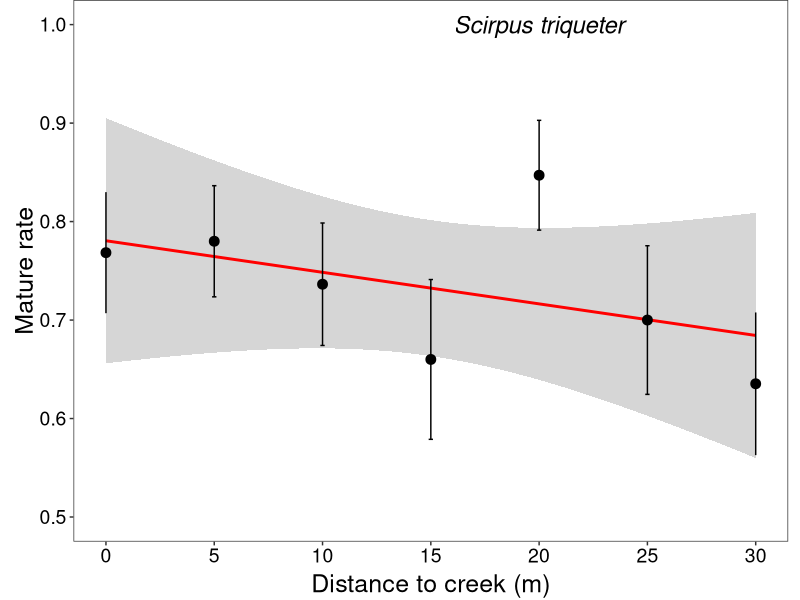
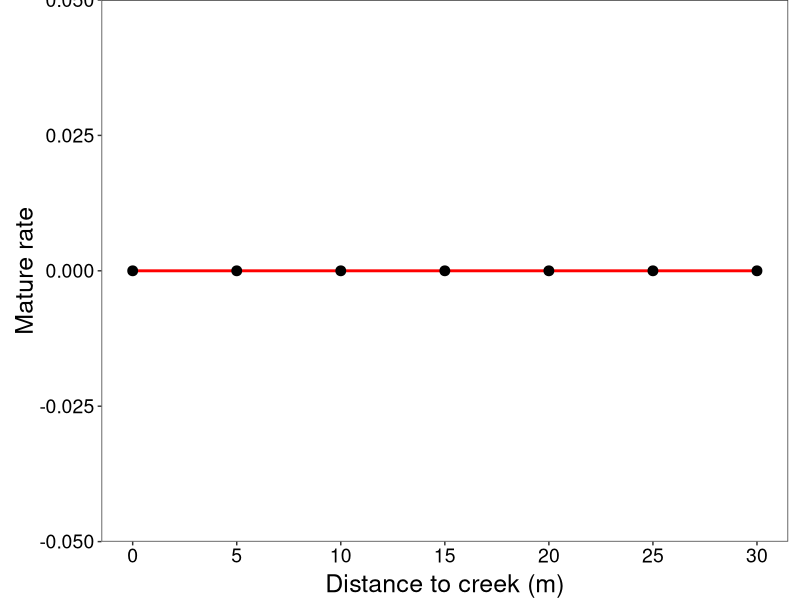
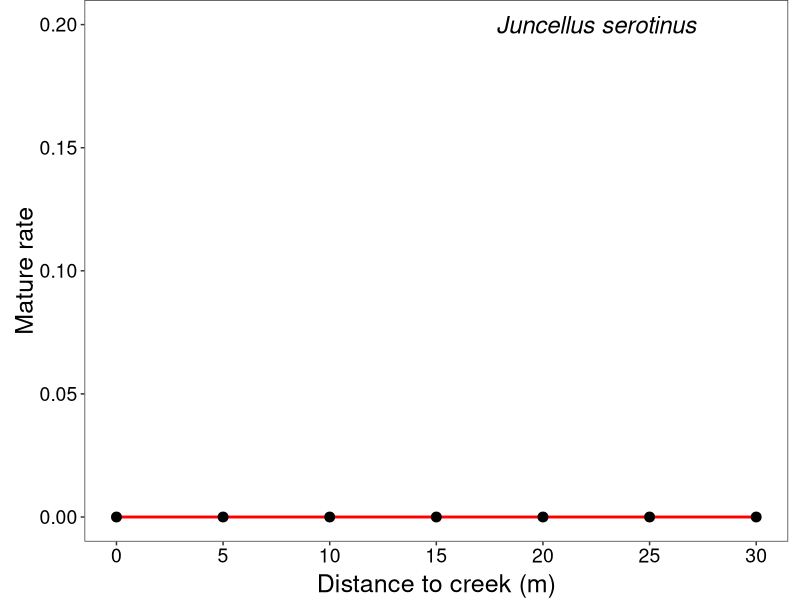
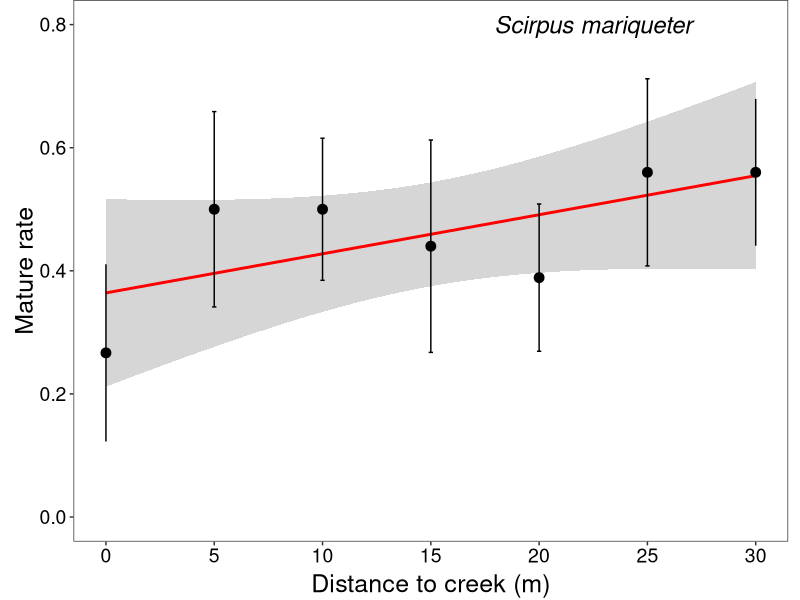
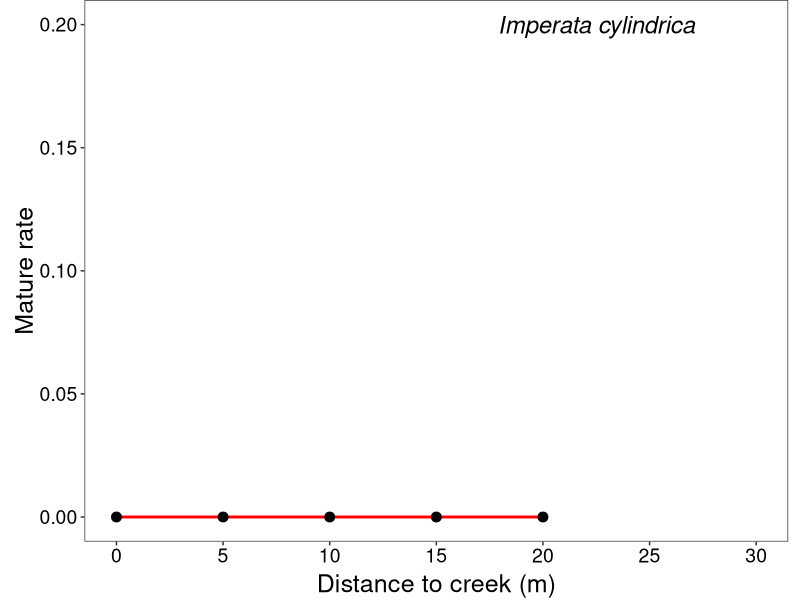

Write the R code that produced these figures, in order.
rm(list=ls())
# 加载ggplot2包
library(ggplot2)
library(dplyr)

# 读取数据
data = read.csv("../Data/PlantData/newdat.csv")
StatisticResult = c()
Species = unique(data$Species)
data_ST = data[data$Species == Species[1],] #130
# data_CS = data[data$Species == "CS",] #74
# data_CD = data[data$Species == "CD",] #35
# data_SM = data[data$Species == "SM",] #34
# data_IC = data[data$Species == "IC",] #9
summary_data <- data_ST %>%
  group_by(xDistance) %>%
  summarise(
    mean = mean(Mature_rate, na.rm = TRUE),
    se = sd(Mature_rate, na.rm = TRUE) / sqrt(n())
  )
# Linear fit
fit = lm(mean ~ xDistance, data = summary_data)
a = summary(fit)
RSquared = a$r.squared
Pvalue = 1- pf(a$fstatistic[1], a$fstatistic[2], a$fstatistic[3])
SR = cbind(Species[1],RSquared, Pvalue)
StatisticResult = rbind(StatisticResult,SR)
# Plot
p <- ggplot(summary_data, aes(x = xDistance, y = mean)) +
  # geom_line(size=1) + 
  # geom_boxplot() +
  geom_smooth(method = "lm", col = "red") +
  geom_point(data = summary_data, aes(x = xDistance, y = mean), size = 3) +
  geom_errorbar(data = summary_data, aes(x = xDistance, ymin = mean - se, ymax = mean + se), width = 0.2) +
  labs(x = "Distance to creek (m)",
       y = "Mature rate") +
  annotate("text", x = 20, y = 1.0, label = "Scirpus triqueter", fontface = "italic", size = 6 ) +
  # annotate("text", x = 22.5, y = 0.95, label= expression(italic(paste("P<0.001, ",R^2, " = 0.95"))), size = 6 ) +
  theme_bw() +
  # scale_x_continuous(breaks=seq(0, 30, by=5), limits=c(0, 30), expand = c(0, 0)) +
  scale_x_continuous(breaks=seq(0, 30, by=5), limits=c(0, 30)) +
  scale_y_continuous(breaks=seq(0.5, 1.0, by=.1), limits=c(0.5, 1.0)) +
  theme(
    panel.grid.major = element_blank(),
    panel.grid.minor = element_blank(),
    axis.title.x = element_text(size = 18,vjust = 0.5),
    axis.title.y = element_text(size = 18,vjust = 0.5),
    strip.text.x = element_text(size=18,face="bold"),
    strip.text.y = element_text(size=18,face="bold"),
    axis.text.x = element_text(size=14,color='black'),
    axis.text.y = element_text(size=14,color='black'),
    plot.margin = margin(t=0.0, r=0.3, b=0.12, l=0.3, "cm"))+
  # theme(axis.text.x = element_text(angle = 45, hjust = 1)) +
  # geom_jitter(width = 0.05, alpha = 1, color = 'black')+
  # scale_x_continuous(breaks=seq(2.4, 3.8, by=0.2), limits=c(2.4, 3.8)) +
  # scale_y_continuous(breaks=seq(0, 45, by=5), limits=c(0, 45)) +
  guides(fill = "none")
p
file_name = paste("Mature-Dis2creek_", Species[1], ".pdf", sep = "")
ggsave(p, filename = file_name, width=5, height=4) # 可以指定大小，如宽为12cm，高为10cm，需要指定保存路径


#################
# data_ST = data[data$Species == "ST",] #130
data_CS = data[data$Species == "CS",] #74
# data_CD = data[data$Species == "CD",] #35
# data_SM = data[data$Species == "SM",] #34
# data_IC = data[data$Species == "IC",] #9
summary_data <- data_CS %>%
  group_by(xDistance) %>%
  summarise(
    mean = mean(Mature_rate, na.rm = TRUE),
    se = sd(Mature_rate, na.rm = TRUE) / sqrt(n())
  )
# Linear fit
fit = lm(mean ~ xDistance, data = summary_data)
a = summary(fit)
RSquared = a$r.squared
Pvalue = 1- pf(a$fstatistic[1], a$fstatistic[2], a$fstatistic[3])
SR = cbind(Species[2],RSquared, Pvalue)
StatisticResult = rbind(StatisticResult,SR)
# Plot
p_CS <- ggplot(summary_data, aes(x = xDistance, y = mean)) +
  # geom_line(size=1) + 
  # geom_boxplot() +
  geom_smooth(method = "lm", col = "red") +
  geom_point(data = summary_data, aes(x = xDistance, y = mean), size = 3) +
  geom_errorbar(data = summary_data, aes(x = xDistance, ymin = mean - se, ymax = mean + se), width = 0.2) +
  labs(x = "Distance to creek (m)",
       y = "Mature rate") +
  # annotate("text", x = 22.5, y = 1, label = "Carex scabrifolia", fontface = "italic", size = 6 ) +
  theme_bw() +
  # scale_x_continuous(breaks=seq(0, 30, by=5), limits=c(0, 30), expand = c(0, 0)) +
  scale_x_continuous(breaks=seq(0, 30, by=5), limits=c (0, 30)) +
  # scale_y_continuous(breaks=seq(.5, 1.0, by = .1), limits=c(.5, 1.0)) +
  theme(
    panel.grid.major = element_blank(),
    panel.grid.minor = element_blank(),
    axis.title.x = element_text(size = 18,vjust = 0.5),
    axis.title.y = element_text(size = 18,vjust = 0.5),
    strip.text.x = element_text(size=18,face="bold"),
    strip.text.y = element_text(size=18,face="bold"),
    axis.text.x = element_text(size=14,color='black'),
    axis.text.y = element_text(size=14,color='black'),
    plot.margin = margin(t=0.0, r=0.3, b=0.12, l=0.3, "cm"))+
  # theme(axis.text.x = element_text(angle = 45, hjust = 1)) +
  # geom_jitter(width = 0.05, alpha = 1, color = 'black')+
  # scale_x_continuous(breaks=seq(2.4, 3.8, by=0.2), limits=c(2.4, 3.8)) +
  # scale_y_continuous(breaks=seq(0, 45, by=5), limits=c(0, 45)) +
  guides(fill = "none")
p_CS
# ggsave(p_CS, file='Mature-Dis2creek_CS.pdf', width=5, height=4) # 可以指定大小，如宽为12cm，高为10cm，需要指定保存路径

#################
# data_ST = data[data$Species == "ST",] #130
# data_CS = data[data$Species == "CS",] #74
data_CD = data[data$Species == "CD",] #35
# data_SM = data[data$Species == "SM",] #34
# data_IC = data[data$Species == "IC",] #9
summary_data <- data_CD %>%
  group_by(xDistance) %>%
  summarise(
    mean = mean(Mature_rate, na.rm = TRUE),
    se = sd(Mature_rate, na.rm = TRUE) / sqrt(n())
  )
# Linear fit
fit = lm(mean ~ xDistance, data = summary_data)
a = summary(fit)
RSquared = a$r.squared
Pvalue = 1- pf(a$fstatistic[1], a$fstatistic[2], a$fstatistic[3])
SR = cbind(Species[3],RSquared, Pvalue)
StatisticResult = rbind(StatisticResult,SR)
# Plot
p_CD <- ggplot(summary_data, aes(x = xDistance, y = mean)) +
  # geom_line(size=1) + 
  # geom_boxplot() +
  geom_smooth(method = "lm", col = "red") +
  geom_point(data = summary_data, aes(x = xDistance, y = mean), size = 3) +
  geom_errorbar(data = summary_data, aes(x = xDistance, ymin = mean - se, ymax = mean + se), width = 0.2) +
  labs(x = "Distance to creek (m)",
       y = "Mature rate") +
  annotate("text", x = 22.5, y = .2, label = "Juncellus serotinus", fontface = "italic", size = 6 ) +
  theme_bw() +
  # scale_x_continuous(breaks=seq(0, 30, by=5), limits=c(0, 30), expand = c(0, 0)) +
  scale_x_continuous(breaks=seq(0, 30, by=5), limits=c (0, 30)) +
  scale_y_continuous(breaks=seq(0, .2, by=.05), limits=c(0, .2)) +
  theme(
    panel.grid.major = element_blank(),
    panel.grid.minor = element_blank(),
    axis.title.x = element_text(size = 18,vjust = 0.5),
    axis.title.y = element_text(size = 18,vjust = 0.5),
    strip.text.x = element_text(size=18,face="bold"),
    strip.text.y = element_text(size=18,face="bold"),
    axis.text.x = element_text(size=14,color='black'),
    axis.text.y = element_text(size=14,color='black'),
    plot.margin = margin(t=0.0, r=0.3, b=0.12, l=0.3, "cm"))+
  # theme(axis.text.x = element_text(angle = 45, hjust = 1)) +
  # geom_jitter(width = 0.05, alpha = 1, color = 'black')+
  # scale_x_continuous(breaks=seq(2.4, 3.8, by=0.2), limits=c(2.4, 3.8)) +
  # scale_y_continuous(breaks=seq(0, 45, by=5), limits=c(0, 45)) +
  guides(fill = "none")
p_CD
# ggsave(p_CD, file='Mature-Dis2creek_CD.pdf', width=5, height=4) # 可以指定大小，如宽为12cm，高为10cm，需要指定保存路径

#################
# data_ST = data[data$Species == "ST",] #130
# data_CS = data[data$Species == "CS",] #74
# data_CD = data[data$Species == "CD",] #35
data_SM = data[data$Species == "SM",] #34
# data_IC = data[data$Species == "IC",] #9
summary_data <- data_SM %>%
  group_by(xDistance) %>%
  summarise(
    mean = mean(Mature_rate, na.rm = TRUE),
    se = sd(Mature_rate, na.rm = TRUE) / sqrt(n())
  )
# Linear fit
fit = lm(mean ~ xDistance, data = summary_data)
a = summary(fit)
RSquared = a$r.squared
Pvalue = 1- pf(a$fstatistic[1], a$fstatistic[2], a$fstatistic[3])
SR = cbind(Species[4],RSquared, Pvalue)
StatisticResult = rbind(StatisticResult,SR)
# Plot
p_SM <- ggplot(summary_data, aes(x = xDistance, y = mean)) +
  # geom_line(size=1) + 
  # geom_boxplot() +
  geom_smooth(method = "lm", col = "red") +
  geom_point(data = summary_data, aes(x = xDistance, y = mean), size = 3) +
  geom_errorbar(data = summary_data, aes(x = xDistance, ymin = mean - se, ymax = mean + se), width = 0.2) +
  labs(x = "Distance to creek (m)",
       y = "Mature rate") +
  annotate("text", x = 22.5, y = .8, label = "Scirpus mariqueter", fontface = "italic", size = 6 ) +
  theme_bw() +
  # scale_x_continuous(breaks=seq(0, 30, by=5), limits=c(0, 30), expand = c(0, 0)) +
  scale_x_continuous(breaks=seq(0, 30, by=5), limits=c (0, 30)) +
  scale_y_continuous(breaks=seq(0, .8, by=.2), limits=c(0, .8)) +
  theme(
    panel.grid.major = element_blank(),
    panel.grid.minor = element_blank(),
    axis.title.x = element_text(size = 18,vjust = 0.5),
    axis.title.y = element_text(size = 18,vjust = 0.5),
    strip.text.x = element_text(size=18,face="bold"),
    strip.text.y = element_text(size=18,face="bold"),
    axis.text.x = element_text(size=14,color='black'),
    axis.text.y = element_text(size=14,color='black'),
    plot.margin = margin(t=0.0, r=0.3, b=0.12, l=0.3, "cm"))+
  # theme(axis.text.x = element_text(angle = 45, hjust = 1)) +
  # geom_jitter(width = 0.05, alpha = 1, color = 'black')+
  # scale_x_continuous(breaks=seq(2.4, 3.8, by=0.2), limits=c(2.4, 3.8)) +
  # scale_y_continuous(breaks=seq(0, 45, by=5), limits=c(0, 45)) +
  guides(fill = "none")
p_SM
ggsave(p_SM, file='Mature-Dis2creek_SM.pdf', width=5, height=4) # 可以指定大小，如宽为12cm，高为10cm，需要指定保存路径

#################
# data_ST = data[data$Species == "ST",] #130
# data_CS = data[data$Species == "CS",] #74
# data_CD = data[data$Species == "CD",] #35
# data_SM = data[data$Species == "SM",] #34
data_IC = data[data$Species == "IC",] #9
summary_data <- data_IC %>%
  group_by(xDistance) %>%
  summarise(
    mean = mean(Mature_rate, na.rm = TRUE),
    se = sd(Mature_rate, na.rm = TRUE) / sqrt(n())
  )
# Linear fit
fit = lm(mean ~ xDistance, data = summary_data)
a = summary(fit)
RSquared = a$r.squared
Pvalue = 1- pf(a$fstatistic[1], a$fstatistic[2], a$fstatistic[3])
SR = cbind(Species[5],RSquared, Pvalue)
StatisticResult = rbind(StatisticResult,SR)
# Plot
p_IC <- ggplot(summary_data, aes(x = xDistance, y = mean)) +
  # geom_line(size=1) + 
  # geom_boxplot() +
  geom_smooth(method = "lm", col = "red") +
  geom_point(data = summary_data, aes(x = xDistance, y = mean), size = 3) +
  geom_errorbar(data = summary_data, aes(x = xDistance, ymin = mean - se, ymax = mean + se), width = 0.2) +
  labs(x = "Distance to creek (m)",
       y = "Mature rate") +
  annotate("text", x = 22.5, y = .2, label = "Imperata cylindrica", fontface = "italic", size = 6 ) +
  theme_bw() +
  # scale_x_continuous(breaks=seq(0, 30, by=5), limits=c(0, 30), expand = c(0, 0)) +
  scale_x_continuous(breaks=seq(0, 30, by=5), limits=c (0, 30)) +
  scale_y_continuous(breaks=seq(0, .2, by=.05), limits=c(0, .2)) +
  theme(
    panel.grid.major = element_blank(),
    panel.grid.minor = element_blank(),
    axis.title.x = element_text(size = 18,vjust = 0.5),
    axis.title.y = element_text(size = 18,vjust = 0.5),
    strip.text.x = element_text(size=18,face="bold"),
    strip.text.y = element_text(size=18,face="bold"),
    axis.text.x = element_text(size=14,color='black'),
    axis.text.y = element_text(size=14,color='black'),
    plot.margin = margin(t=0.0, r=0.3, b=0.12, l=0.3, "cm"))+
  # theme(axis.text.x = element_text(angle = 45, hjust = 1)) +
  # geom_jitter(width = 0.05, alpha = 1, color = 'black')+
  guides(fill = "none")
p_IC
# ggsave(p_IC, file='Mature-Dis2creek_IC.pdf', width=5, height=4) # 可以指定大小，如宽为12cm，高为10cm，需要指定保存路径
